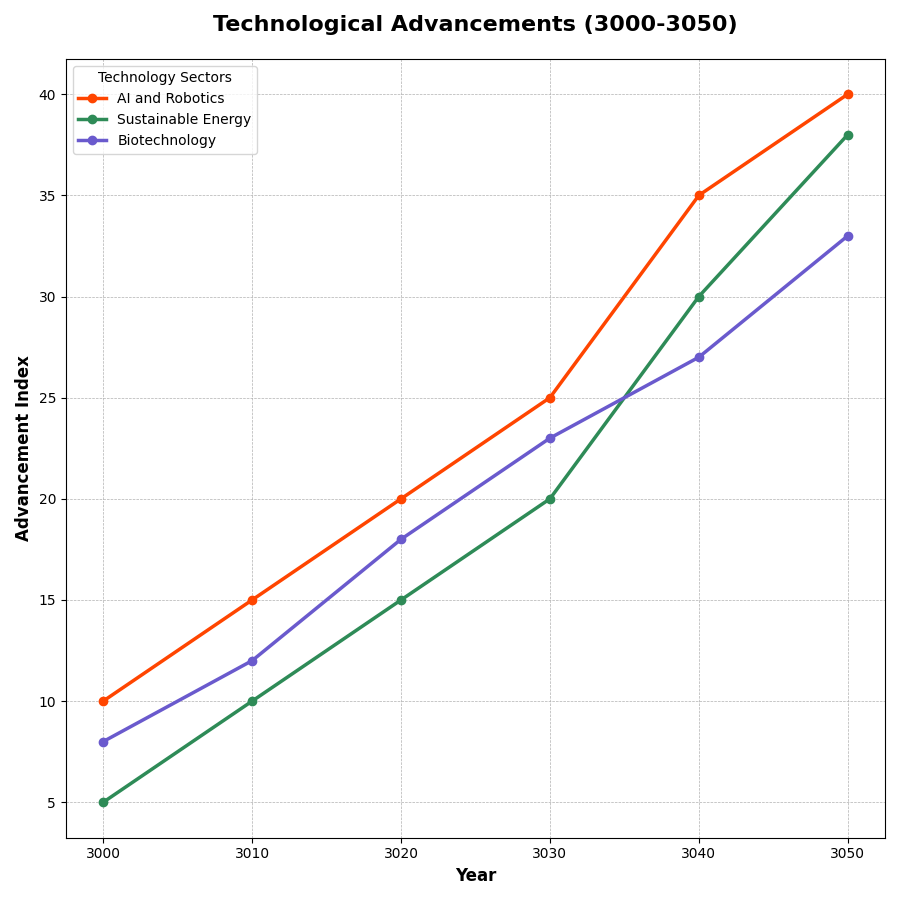

Write Python code to recreate this figure.
import matplotlib.pyplot as plt
import numpy as np

# Define technological advancements data
years = np.arange(3000, 3051, 10)
tech_advancement = {
    'AI and Robotics': np.array([10, 15, 20, 25, 35, 40]),
    'Sustainable Energy': np.array([5, 10, 15, 20, 30, 38]),
    'Biotechnology': np.array([8, 12, 18, 23, 27, 33]),
}

# Define new colors for line chart
line_colors = ['#FF4500', '#2E8B57', '#6A5ACD']

# Create the figure and axis for the line chart
fig, ax = plt.subplots(figsize=(9, 9))

# Plot the line chart for technological advancements
for (tech, improvements), color in zip(tech_advancement.items(), line_colors):
    ax.plot(years, improvements, label=tech, marker='o', linewidth=2.5, color=color)

# Customize line chart
ax.set_title('Technological Advancements (3000-3050)', fontsize=16, fontweight='bold', pad=20)
ax.set_xlabel('Year', fontsize=12, fontweight='bold')
ax.set_ylabel('Advancement Index', fontsize=12, fontweight='bold')
ax.legend(title="Technology Sectors", fontsize='medium', loc='best')
ax.grid(True, which='both', linestyle='--', linewidth=0.5)

# Layout and display
plt.tight_layout()
plt.show()
